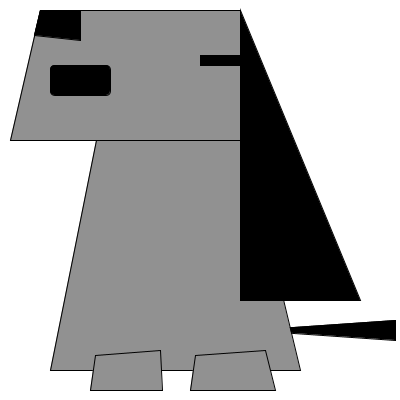
Frame 1 (no input)
Frame 60 (the mouse pressed at the canvas centre just before this capture): identical to frame 1, image omitted
Frame 120 (the mouse held since frame 60 and released just before this capture): identical to frame 1, image omitted

The Processing sketch that drew this single still picture (run headless with seeded random() and noise(); from frame 60 on, the mouse is pressed at the canvas centre):

// Processing sketch: w2_9
// ── w2_9.pde
void setup()
{
  size(400, 400);
}

void draw()
{
  int z, r, x, y;
  
  background(255);
  //tail
  fill(0);
  triangle(250, 330, 395, 320, 395, 340);
  //Body
  fill(145);
  quad(50, 370, 100, 120, 240, 120, 300, 370);
  //head
  quad(10, 140, 240, 140, 240, 10, 40, 10);
  //nose
  fill(0);
  quad(40, 10, 80, 10, 80, 40, 34, 35);
  //Ear 
  triangle(240, 10, 240, 300, 360, 300);
  //mouth
  //quad(40, 100, 90, 100, 90, 65, 40, 65);
  rect(50, 65, 60, 30, 5);
  //eyes
  quad(240, 55, 240, 65, 200, 65, 200, 55); 
  fill(145);
  //left paw
  quad(95, 355, 160, 350, 162, 390, 90, 390);
  //right paw
  quad(195, 355, 265, 350, 275, 390, 190, 390);
}
